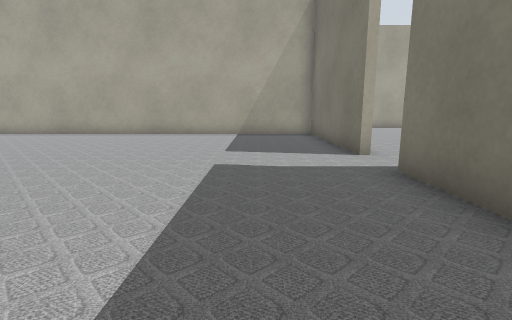
[1] (above)

13 first-person views from a walk through a Gazebo world. The camera is 0.5 m above the floor, tilts 10° down and sees 85° across. The lines on the ground mark 1 m squares. The floor is counted in squares, 0.5 m on a side. Each view is taken from the middle of a square. On the plan, view 1 faces up. The plan holds only what a view shows up to about 11 squares ahead; the rest is blank. The place goes on beyond the plan.

[2]
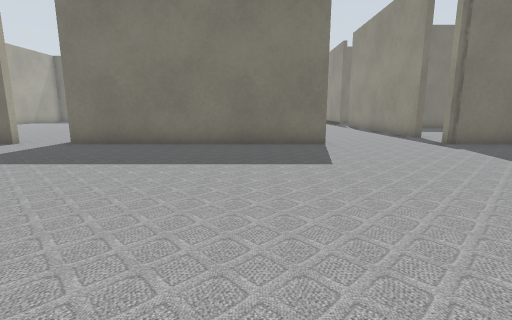

[3]
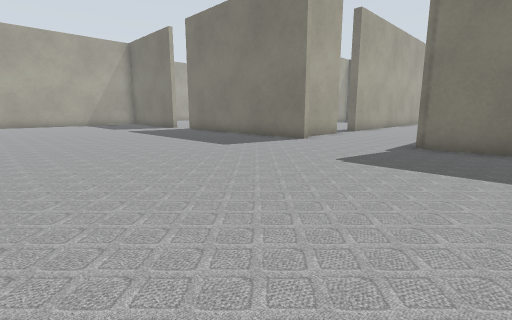

[4]
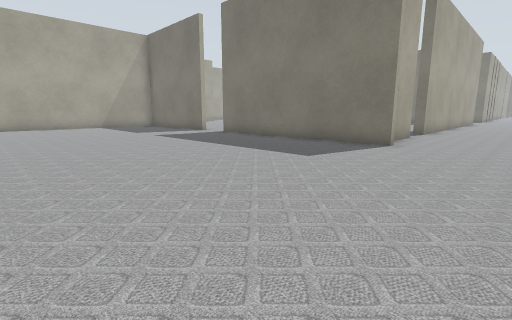

[5]
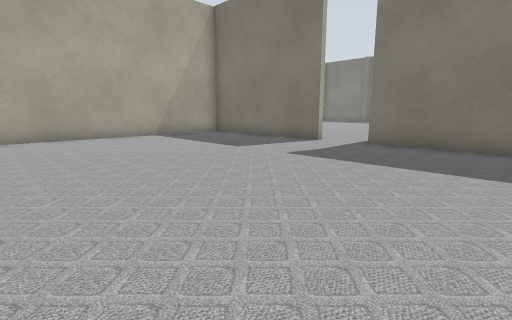

[6]
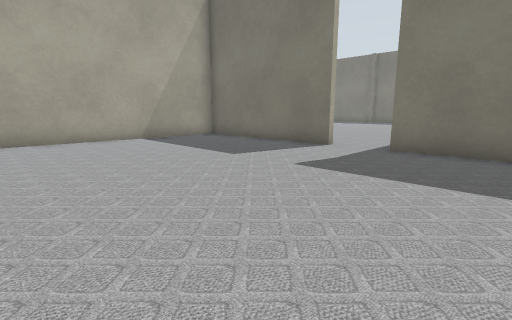

[7]
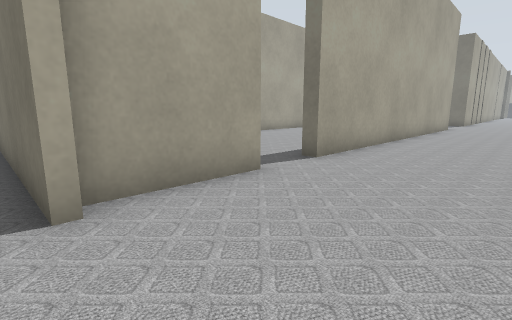

[8]
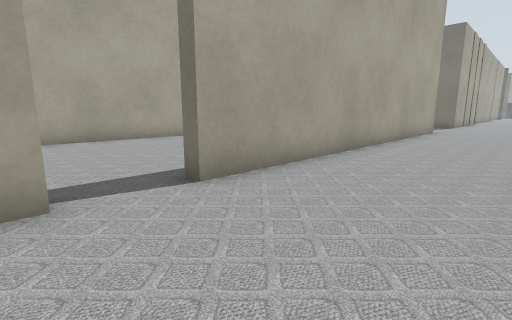

[9]
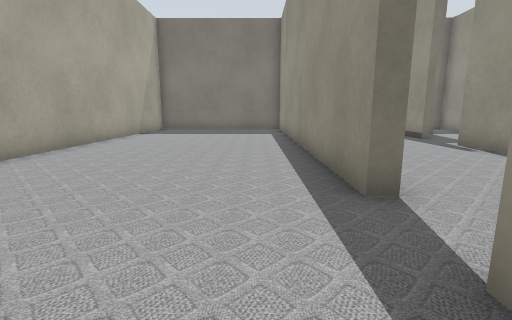

[10]
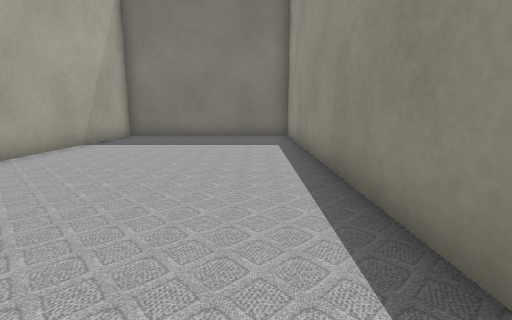

[11]
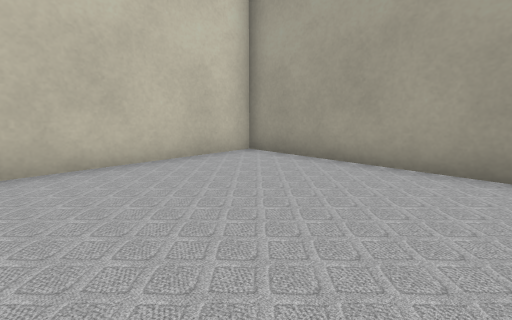

[12]
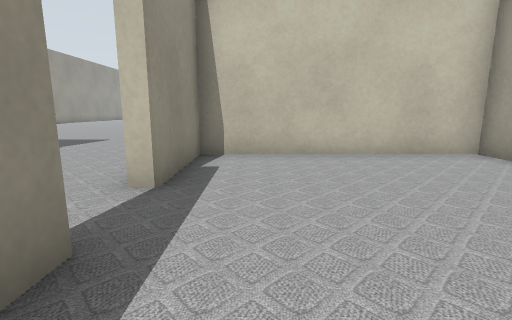

[13]
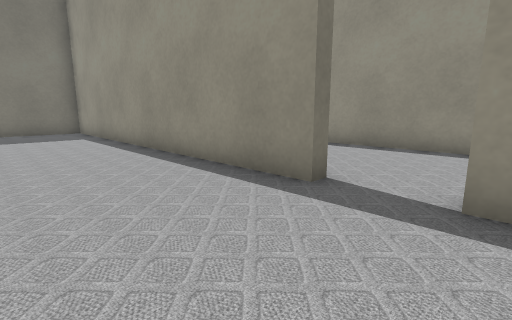

### Floor plan
Points are (right, up) in squares from view 1. A wall is a line through its corners. A room is listed if a view was taken in it or the views show most of it. See-through windows are left out.
Room 1 (views 1, 2, 3, 4, 5, 6, 7, 8)
walls: (2.4, -3.1) (2.4, 4.6); (5.4, -2.3) (5.4, -2.7) (2.6, -2.7); (4.4, -7) (12.2, -7); (2.4, 6.2) (2.4, 11.5); (2.4, -8.8) (2.4, -6.8); (1.4, 12.1) (-5.6, 12.1); (14, -7) (15.2, -7); (18.1, -2.7) (7.2, -2.7) (7.2, -2.3)
ways out: opening at (6.5, -2.5) to room 2; opening at (2.5, 5.5); opening at (13.5, -7)
Room 2 (views 9, 10, 11, 12, 13)
walls: (7.2, -2.3) (19.4, -2.3) (19.4, 4.1) (2.6, 4.1) (2.6, -2.3) (5.4, -2.3)
ways out: opening at (6.5, -2.5) to room 1

Positions as (right, up) in squares from view 1, and headings:
1: (0, 0), facing up
2: (-6, -1), facing right
3: (-6, -9), facing up-right
4: (-6, -6), facing up-right
5: (-6, 1), facing up-right
6: (-5, 2), facing up-right
7: (2, -6), facing up-right
8: (5, -6), facing up-right
9: (4, -1), facing right
10: (8, -1), facing right
11: (8, -1), facing up-left
12: (9, -1), facing left
13: (5, 1), facing down-right
